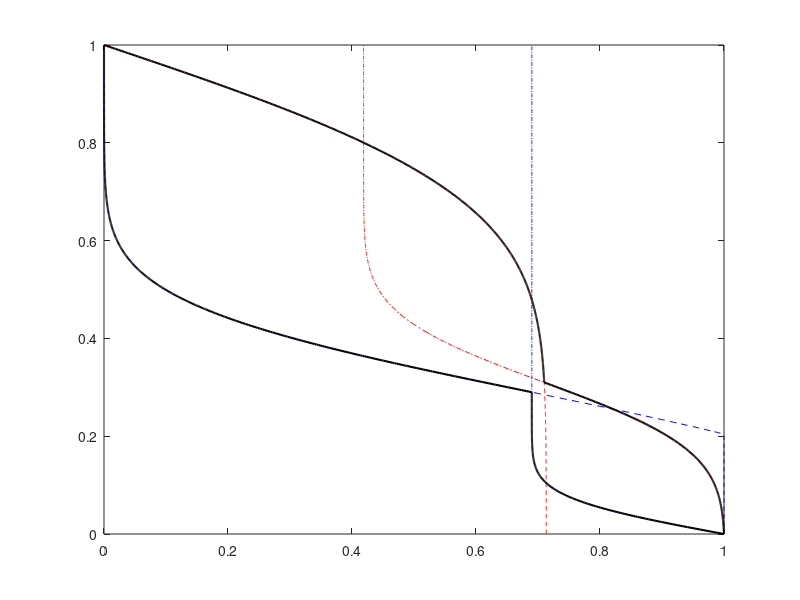
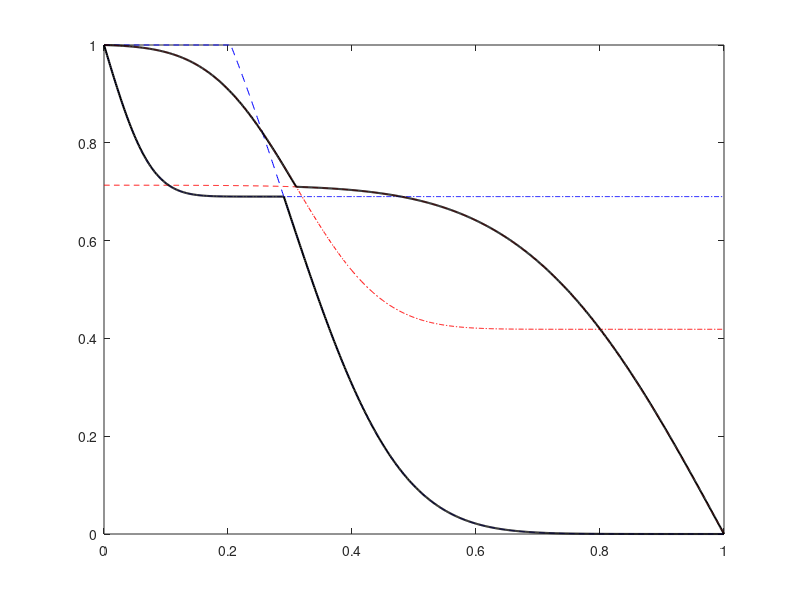

MATLAB code for these plots, in order:
clear;

T = linspace(0,1,1e3);

PhDg = 2;
perC = 0.7;
perT = 0.3;
dperC = 0.01;
dperT = 0.01;

perC = perC-dperC;
perT = perT-dperT;
cs1 = max(0,min(1, erfc((1.5+PhDg).*(T-perT)./(1-perT)).*perC ));
cs2 = max(0,min(1, perC+(1-perC).*erfc((1.5+PhDg).*(T)./perT) ));

cs = zeros(size(T));
cs(T>=perT) = cs1(T>=perT);
cs(T< perT) = cs2(T< perT);

perC = perC+2*dperC;
perT = perT+2*dperT;
cf1 = max(0,min(1, perC.*erf(2.*(1-T)./(1-perT))./erf(2) ));
cf2 = max(0,min(1, perC+(1-perC).*erf(2.*(1-T-(1-perT))./(perT))./erf(2) ));

cf = zeros(size(T));
cf(T>=perT) = cf1(T>=perT);
cf(T< perT) = cf2(T< perT);

figure(1); clf;
plot(cs1,T,'b--',cs2,T,'b-.',cf1,T,'r--',cf2,T,'r-.',cs,T,'k-','LineWidth',1.5); axis tight; hold on; box on;
plot(cf,T,'k-','LineWidth',1.5);

figure(2); clf;
plot(T,cs1,'b--',T,cs2,'b-.',T,cf1,'r--',T,cf2,'r-.',T,cs,'k-','LineWidth',1.5); axis tight; hold on; box on;
plot(T,cf,'k-','LineWidth',1.5);